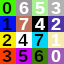

This game map was drawn from its Tiled (.tmx) file and the tilesets committed beside it. A one-line description and the full map source follow:
An orthogonal 4x4 tile map with 16x16 px tiles, 1 tile layer (Kachelebene 1), 2 tilesets.

<map version="1.4" tiledversion="1.4.3" orientation="orthogonal" renderorder="right-down" width="4" height="4" tilewidth="16" tileheight="16" infinite="0" nextlayerid="2" nextobjectid="1">
 <tileset firstgid="1" source="image3x3-missing-tiles.tsx" />
 <tileset firstgid="10" source="image3x3-regular.tsx" />
 <layer id="1" name="Kachelebene 1" width="4" height="4">
  <data encoding="csv">
10,7,6,4,
11,8,5,3,
12,14,17,2,
13,15,16,1
</data>
 </layer>
</map>
